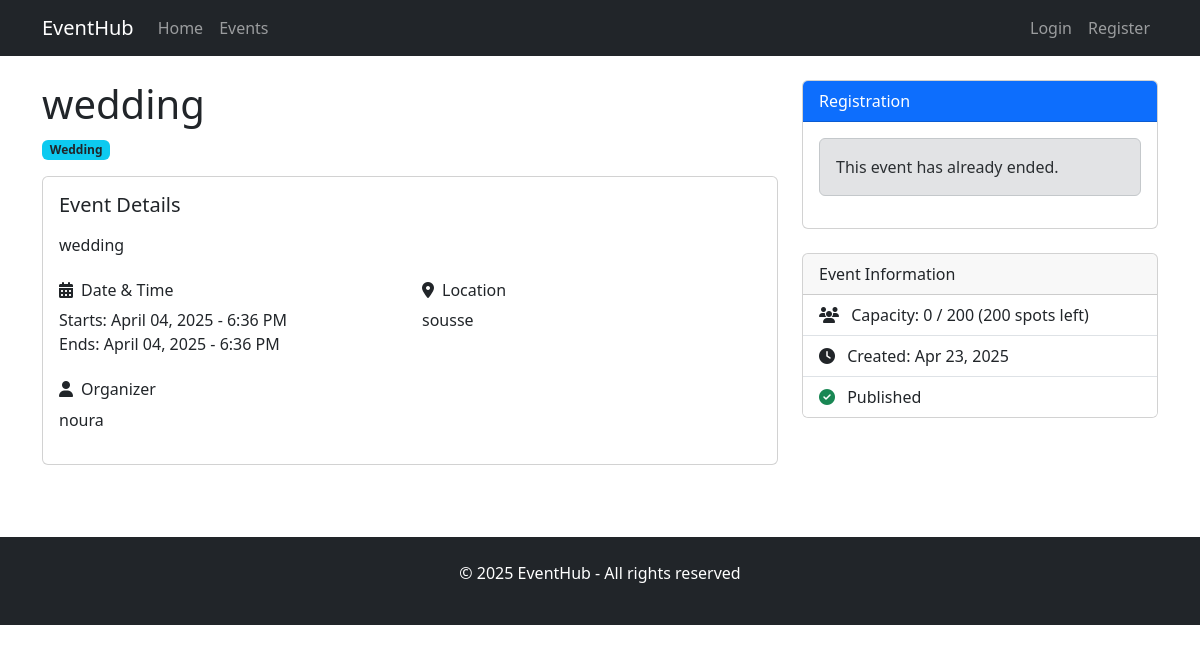
The app's page /events/1/ with its own data.
### events/models.py (models this page shows, shortened)
class Event(models.Model):
    title = models.CharField(max_length=200)
    description = models.TextField()
    start_date = models.DateTimeField()
    end_date = models.DateTimeField()
    location = models.CharField(max_length=200)
    capacity = models.PositiveIntegerField(default=0)  # 0 means unlimited
    category = models.ForeignKey(Category, on_delete=models.CASCADE, related_name='events')
    organizer = models.ForeignKey(User, on_delete=models.CASCADE, related_name='organized_events')
    created_at = models.DateTimeField(auto_now_add=True)
    image = models.ImageField(upload_to='event_images/', blank=True, null=True)
    is_published = models.BooleanField(default=False)
    @property
    def is_past(self):
        return self.end_date < timezone.now()
    @property
    def available_seats(self):
        if self.capacity == 0:  # unlimited capacity
            return None
        registered = self.registrations.count()
        return max(0, self.capacity - registered)
    @property
    def is_full(self):
        if self.capacity == 0:  # unlimited capacity
            return False
        return self.registrations.count() >= self.capacity

class Category(models.Model):
    name = models.CharField(max_length=100)
    description = models.TextField(blank=True)
    class Meta:
        verbose_name_plural = "Categories"

### events/views.py (the view, shortened to what this page needs)
# urls.py: path('events/<int:event_id>/', views.event_detail, name='event_detail'),
def event_detail(request, event_id):
    event = get_object_or_404(Event, id=event_id, is_published=True)
    user_registered = False
    registration_status = None
    return render(request, 'events/event_detail.html', {
        'event': event,
        'user_registered': user_registered,
        'registration_status': registration_status,
    })

### events/templates/events/event_detail.html (shortened to what this page needs)
{% extends "events/base.html" %}
{% block content %}
<div class="row">
    <div class="col-md-8">
        <h1>{{ event.title }}</h1>
        <p class="badge bg-info text-dark">{{ event.category.name }}</p>
        <div class="card mb-4">
            <div class="card-body">
                <h5 class="card-title">Event Details</h5>
                <p class="card-text">{{ event.description|linebreaks }}</p>
                <div class="row mt-4">
                    <div class="col-md-6">
                        <h6><i class="fas fa-calendar-alt me-2"></i>Date & Time</h6>
                        <p>
                            Starts: {{ event.start_date|date:"F d, Y - g:i A" }}<br>
                            Ends: {{ event.end_date|date:"F d, Y - g:i A" }}
                        </p>
                    </div>
                    <div class="col-md-6">
                        <h6><i class="fas fa-map-marker-alt me-2"></i>Location</h6>
                        <p>{{ event.location }}</p>
                    </div>
                </div>
                <div class="mt-2">
                    <h6><i class="fas fa-user me-2"></i>Organizer</h6>
                    <p>{{ event.organizer.get_full_name|default:event.organizer.username }}</p>
                </div>
            </div>
        </div>
    </div>
    <div class="col-md-4">
        <div class="card mb-4">
            <div class="card-header bg-primary text-white">
                Registration
            </div>
            <div class="card-body">
                {% if event.is_past %}
                    <div class="alert alert-secondary">
                        This event has already ended.
                    </div>
                {% elif event.is_full %}
                    <div class="alert alert-warning">
                        This event is at full capacity. No more registrations can be accepted.
                    </div>
                {% elif user.is_authenticated %}
                    <a href="{% url 'register_for_event' event.id %}" class="btn btn-success btn-lg d-block">
                        Register Now
                    </a>
                {% else %}
                    <p>Please log in to register for this event.</p>
                    <a href="{% url 'login' %}?next={% url 'event_detail' event.id %}" class="btn btn-primary d-block">
                        Log In
                    </a>
                {% endif %}
            </div>
        </div>
        <div class="card">
            <div class="card-header">
                Event Information
            </div>
            <ul class="list-group list-group-flush">
                <li class="list-group-item">
                    <i class="fas fa-users me-2"></i>
                    {% if event.capacity > 0 %}
                        Capacity: {{ event.registrations.count }} / {{ event.capacity }}
                        {% if not event.is_full %}
                            ({{ event.available_seats }} spots left)
                        {% else %}
                            (Fully booked)
                        {% endif %}
                    {% else %}
                        Unlimited Capacity
                    {% endif %}
                </li>
                <li class="list-group-item">
                    <i class="fas fa-clock me-2"></i>
                    Created: {{ event.created_at|date:"M d, Y" }}
                </li>
                {% if event.is_published %}
                    <li class="list-group-item">
                        <i class="fas fa-check-circle me-2 text-success"></i>
                        Published
                    </li>
                {% else %}
                    <li class="list-group-item">
                        <i class="fas fa-exclamation-circle me-2 text-warning"></i>
                        Draft (not publicly visible)
                    </li>
                {% endif %}
            </ul>
        </div>
    </div>
</div>
{% endblock %}

### events/templates/events/base.html (shortened to what this page needs)
<!DOCTYPE html>
<html lang="en">
<head>
    <link href="https://cdn.jsdelivr.net/npm/bootstrap@5.3.0-alpha1/dist/css/bootstrap.min.css" rel="stylesheet">
    <link rel="stylesheet" href="https://cdnjs.cloudflare.com/ajax/libs/font-awesome/6.1.1/css/all.min.css">
</head>
<body>
    <nav class="navbar navbar-expand-lg navbar-dark bg-dark">
        <div class="container">
            <a class="navbar-brand" href="{% url 'home' %}">EventHub</a>
            <div class="collapse navbar-collapse" id="navbarNav">
                <ul class="navbar-nav me-auto">
                    <li class="nav-item">
                        <a class="nav-link" href="{% url 'home' %}">Home</a>
                    </li>
                    <li class="nav-item">
                        <a class="nav-link" href="{% url 'event_list' %}">Events</a>
                    </li>
                </ul>
                <div class="navbar-nav">
                    {% if user.is_authenticated %}
                        <span class="nav-item nav-link text-light">Hello, {{ user.username }}</span>
                        <a class="nav-item nav-link" href="{% url 'logout' %}">Logout</a>
                    {% else %}
                        <a class="nav-item nav-link" href="{% url 'login' %}">Login</a>
                        <a class="nav-item nav-link" href="">Register</a>
                    {% endif %}
                </div>
            </div>
        </div>
    </nav>
    <div class="container mt-4">
        {% block content %}{% endblock %}
    </div>
    <footer class="bg-dark text-white mt-5 py-4">
        <div class="container text-center">
            <p>&copy; {% now "Y" %} EventHub - All rights reserved</p>
        </div>
    </footer>
</body>
</html>

### records on screen
Event: title "wedding", category.name "Wedding", description "wedding", start_date "April 04, 2025 - 6:36 PM", end_date "April 04, 2025 - 6:36 PM", location "sousse", organizer.get_full_name "noura", registrations.count "0", capacity "200", available_seats "200", created_at "Apr 23, 2025"
